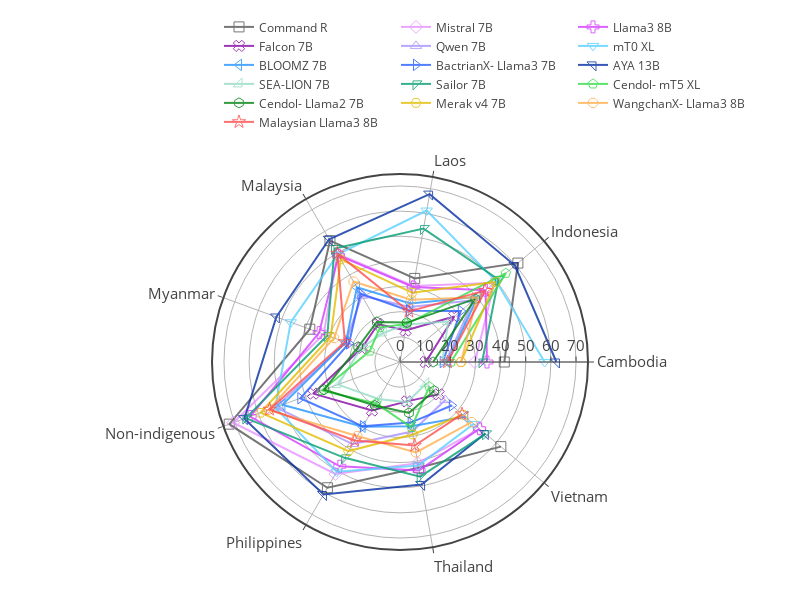

Notebook code cell kept with this figure:
### Markdown cell above
Per model.

### Code cell
import plotly.express as px

fig = go.Figure()

for i, model in enumerate(model_to_index.keys()):
    if model not in df['model'].unique():
        continue
    
    pdf = df[(df['prompt_lang'] == 'eng') & (df['model'] == model)].groupby(['prompt_lang', 'region'])[['accuracy','macro_f1_score','weighted_f1_score']].mean().reset_index()
    fig.add_trace(go.Scatterpolar(
          r=pdf['weighted_f1_score'],
          theta=pdf["region"].unique(),
          fill='none',
          line=dict(color=model_to_individual_color[model], width=2),
          marker=dict(size=10, symbol=i+100),
          name=model_to_display_name[model],
          opacity=0.8,
    ))

# fig.update_layout(
#     template='plotly_white',
# )

fig.update_layout(
    template='none',
    width=800,
    height=600,
    margin=dict(l=50, r=50, t=50, b=50),
    font_size = 15,
    showlegend = True,
    polar = dict(
      angularaxis = dict(
        linewidth = 2,
        showline=True,
        linecolor='light gray'
      ),
      radialaxis = dict(
        side = "counterclockwise",
        showline = True,
        linewidth = 1,
        gridcolor = "light gray",
        gridwidth = 1,
      ),
    ),
    legend=dict(
        orientation="h",
        yanchor="bottom",
        y=1.1,
        xanchor="right",
        x=1.0,
        font_size=12,
    )
)

fig.write_image('../figures/nlu/weighted_f1_score_per_region.pdf')
fig.show()

### Figure 1 — Plotly figure (JSON) as saved in the notebook; plotly's stock layout.template omitted (floating-point values rounded to 4 significant figures)
{"data": [{"fill": "none", "line": {"color": "#545454", "width": 2}, "marker": {"size": 10, "symbol": 101}, "name": "Command R", "opacity": 0.8, "r": [41.47, 61.21, 33.76, 55.71, 38.18, 72.28, 57.74, 42.74, 52.35], "theta": ["Cambodia", "Indonesia", "Laos", "Malaysia", "Myanmar", "Non-indigenous", "Philippines", "Thailand", "Vietnam"], "type": "scatterpolar"}, {"fill": "none", "line": {"color": "#e791ff", "width": 2}, "marker": {"size": 10, "symbol": 102}, "name": "Mistral 7B", "opacity": 0.8, "r": [29.8, 49.01, 30.67, 49.61, 32.3, 70.57, 51.39, 40.85, 41.31], "theta": ["Cambodia", "Indonesia", "Laos", "Malaysia", "Myanmar", "Non-indigenous", "Philippines", "Thailand", "Vietnam"], "type": "scatterpolar"}, {"fill": "none", "line": {"color": "#d43bff", "width": 2}, "marker": {"size": 10, "symbol": 103}, "name": "Llama3 8B", "opacity": 0.8, "r": [34.59, 44.41, 30.29, 48.97, 34.19, 63.43, 47.89, 43.77, 41.3], "theta": ["Cambodia", "Indonesia", "Laos", "Malaysia", "Myanmar", "Non-indigenous", "Philippines", "Thailand", "Vietnam"], "type": "scatterpolar"}, {"fill": "none", "line": {"color": "#8507a8", "width": 2}, "marker": {"size": 10, "symbol": 104}, "name": "Falcon 7B", "opacity": 0.8, "r": [10.24, 28.15, 12.7, 17.43, 16.17, 36.73, 22.28, 15.9, 20.04], "theta": ["Cambodia", "Indonesia", "Laos", "Malaysia", "Myanmar", "Non-indigenous", "Philippines", "Thailand", "Vietnam"], "type": "scatterpolar"}, {"fill": "none", "line": {"color": "#a791ff", "width": 2}, "marker": {"size": 10, "symbol": 105}, "name": "Qwen 7B", "opacity": 0.8, "r": [18.12, 38.26, 22.25, 30.4, 22.9, 52.63, 37.67, 28.07, 23.5], "theta": ["Cambodia", "Indonesia", "Laos", "Malaysia", "Myanmar", "Non-indigenous", "Philippines", "Thailand", "Vietnam"], "type": "scatterpolar"}, {"fill": "none", "line": {"color": "#59d0ff", "width": 2}, "marker": {"size": 10, "symbol": 106}, "name": "mT0 XL", "opacity": 0.8, "r": [57.54, 49.92, 61.15, 49.44, 46.21, 52.83, 50.41, 41.83, 38.29], "theta": ["Cambodia", "Indonesia", "Laos", "Malaysia", "Myanmar", "Non-indigenous", "Philippines", "Thailand", "Vietnam"], "type": "scatterpolar"}, {"fill": "none", "line": {"color": "#2693ff", "width": 2}, "marker": {"size": 10, "symbol": 107}, "name": "BLOOMZ 7B", "opacity": 0.8, "r": [18.88, 40.37, 23.62, 34.27, 22.9, 49.77, 29.71, 25.93, 33.89], "theta": ["Cambodia", "Indonesia", "Laos", "Malaysia", "Myanmar", "Non-indigenous", "Philippines", "Thailand", "Vietnam"], "type": "scatterpolar"}, {"fill": "none", "line": {"color": "#2660ff", "width": 2}, "marker": {"size": 10, "symbol": 108}, "name": "BactrianX-\nLlama3 7B", "opacity": 0.8, "r": [16.99, 31.58, 20.71, 31.46, 21.6, 42.19, 29.54, 24.48, 26.9], "theta": ["Cambodia", "Indonesia", "Laos", "Malaysia", "Myanmar", "Non-indigenous", "Philippines", "Thailand", "Vietnam"], "type": "scatterpolar"}, {"fill": "none", "line": {"color": "#052fa3", "width": 2}, "marker": {"size": 10, "symbol": 109}, "name": "AYA 13B", "opacity": 0.8, "r": [62.2, 59.67, 67.8, 56.35, 52.34, 65.88, 60.86, 49.45, 44.26], "theta": ["Cambodia", "Indonesia", "Laos", "Malaysia", "Myanmar", "Non-indigenous", "Philippines", "Thailand", "Vietnam"], "type": "scatterpolar"}, {"fill": "none", "line": {"color": "#95dbc7", "width": 2}, "marker": {"size": 10, "symbol": 110}, "name": "SEA-LION\n7B", "opacity": 0.8, "r": [16.79, 25.05, 15.18, 13.34, 16.4, 26.25, 17.01, 16.3, 13.41], "theta": ["Cambodia", "Indonesia", "Laos", "Malaysia", "Myanmar", "Non-indigenous", "Philippines", "Thailand", "Vietnam"], "type": "scatterpolar"}, {"fill": "none", "line": {"color": "#059e73", "width": 2}, "marker": {"size": 10, "symbol": 112}, "name": "Sailor 7B", "opacity": 0.8, "r": [32.65, 51.1, 53.88, 52.09, 30.76, 65.25, 44.01, 46.32, 44.44], "theta": ["Cambodia", "Indonesia", "Laos", "Malaysia", "Myanmar", "Non-indigenous", "Philippines", "Thailand", "Vietnam"], "type": "scatterpolar"}, {"fill": "none", "line": {"color": "#37db4a", "width": 2}, "marker": {"size": 10, "symbol": 113}, "name": "Cendol-\nmT5 XL", "opacity": 0.8, "r": [20.3, 54.95, 15.33, 15.9, 12.77, 33.05, 19.05, 26.41, 15.25], "theta": ["Cambodia", "Indonesia", "Laos", "Malaysia", "Myanmar", "Non-indigenous", "Philippines", "Thailand", "Vietnam"], "type": "scatterpolar"}, {"fill": "none", "line": {"color": "#018210", "width": 2}, "marker": {"size": 10, "symbol": 114}, "name": "Cendol-\nLlama2 7B", "opacity": 0.8, "r": [13.16, 39.03, 15.92, 18.42, 17.69, 32.14, 19.94, 20.57, 17.76], "theta": ["Cambodia", "Indonesia", "Laos", "Malaysia", "Myanmar", "Non-indigenous", "Philippines", "Thailand", "Vietnam"], "type": "scatterpolar"}, {"fill": "none", "line": {"color": "#e3bd00", "width": 2}, "marker": {"size": 10, "symbol": 115}, "name": "Merak v4 7B", "opacity": 0.8, "r": [24.23, 49.51, 27.98, 47.1, 29.35, 59.02, 40.91, 29.26, 32.66], "theta": ["Cambodia", "Indonesia", "Laos", "Malaysia", "Myanmar", "Non-indigenous", "Philippines", "Thailand", "Vietnam"], "type": "scatterpolar"}, {"fill": "none", "line": {"color": "#ffaf4d", "width": 2}, "marker": {"size": 10, "symbol": 116}, "name": "WangchanX-\nLlama3 8B", "opacity": 0.8, "r": [24.3, 40.02, 25.14, 36.96, 27.89, 55.76, 34.01, 36.51, 37.2], "theta": ["Cambodia", "Indonesia", "Laos", "Malaysia", "Myanmar", "Non-indigenous", "Philippines", "Thailand", "Vietnam"], "type": "scatterpolar"}, {"fill": "none", "line": {"color": "#ff4d4d", "width": 2}, "marker": {"size": 10, "symbol": 117}, "name": "Malaysian\nLlama3 8B", "opacity": 0.8, "r": [18.89, 44.13, 20.4, 49.87, 23.32, 55.18, 36.01, 33.74, 32.22], "theta": ["Cambodia", "Indonesia", "Laos", "Malaysia", "Myanmar", "Non-indigenous", "Philippines", "Thailand", "Vietnam"], "type": "scatterpolar"}], "layout": {"font": {"size": 15}, "height": 600, "legend": {"font": {"size": 12}, "orientation": "h", "x": 1, "xanchor": "right", "y": 1.1, "yanchor": "bottom"}, "margin": {"b": 50, "l": 50, "r": 50, "t": 50}, "polar": {"angularaxis": {"linecolor": "light gray", "linewidth": 2, "showline": true, "type": "category"}, "radialaxis": {"autorange": true, "gridcolor": "light gray", "gridwidth": 1, "linewidth": 1, "range": [0, 74.76], "showline": true, "side": "counterclockwise", "type": "linear"}}, "showlegend": true, "width": 800}}
